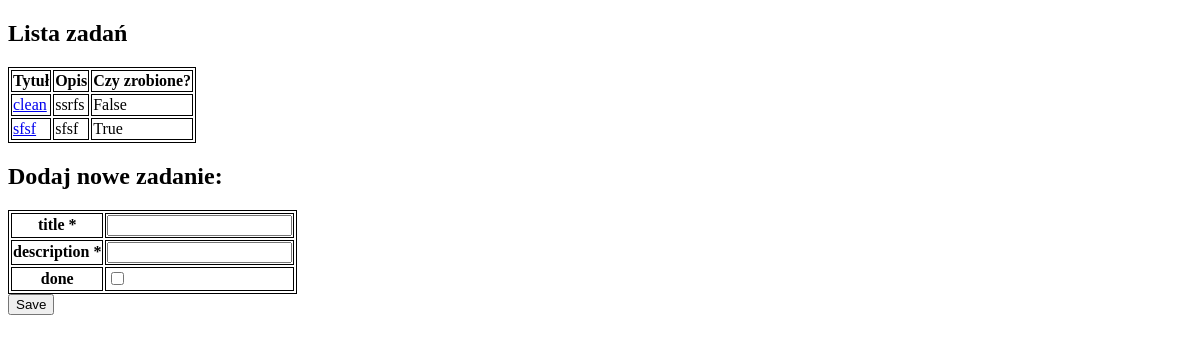
Page /todos/ on the earlier database version.
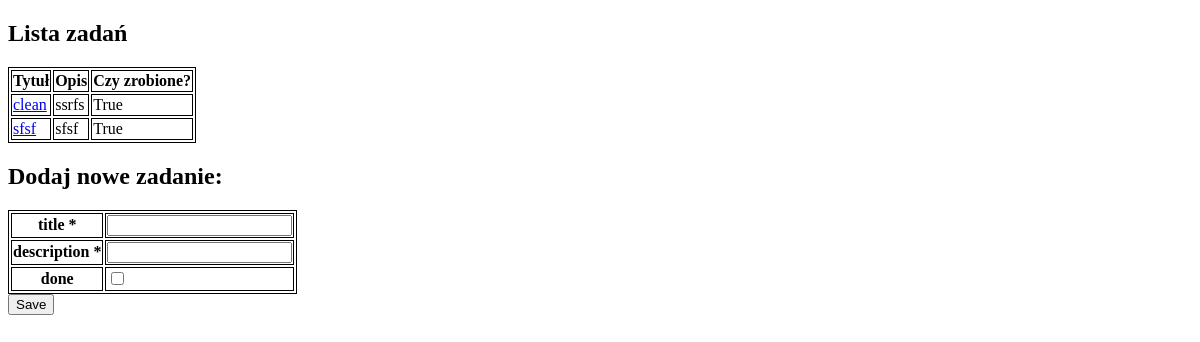
Same page on the later database version.
### tables this page shows
CREATE TABLE Todos (
            id integer PRIMARY KEY AUTOINCREMENT,
            title text NOT NULL,
            description text NOT NULL,
            done bool
        );

### todoapp.py (the view)
@app.route("/todos/", methods=["GET", "POST"])
def todos_list():
    form = TodoForm()
    error = ""
    if request.method == "POST":
        if form.validate_on_submit():
            todos.create(form.data)
        return redirect(url_for("todos_list"))
    return render_template("todos.html", form=form,
                           todos=todos.all(), error=error)

### forms.py
class TodoForm(FlaskForm):
    title = StringField('title', validators=[DataRequired()])
    description = StringField('description', validators=[DataRequired()])
    done = BooleanField('done')

### models.py (called while the page is built)
    def execute_sql(self, sql):
        try:
            self.cursor.execute(sql)
            self.connection.commit()
        except Error as e:
            print(e)

    def format_row(self, *rows):
        todos = []
        for row in rows:
            todos.append({
                "title": row[0],
                "description": row[1],
                "done": bool(row[2])})
        return todos

    def all(self):
        all_sql = """
        SELECT title, description, done
        FROM Todos
        """
        self.execute_sql(all_sql)
        return self.format_row(*self.cursor.fetchall())

### templates/todos.html (shortened to what this page needs)
<!DOCTYPE html>
<html lang="en">
<head>
</head>
<h2>Lista zadań</h2>
<table>
    <thead>
    <th>Tytuł</th>
    <th>Opis</th>
    <th>Czy zrobione?</th>
    </thead>
{% for todo in todos %}
    <tr>
        <td><a href="/todos/{{ loop.index }}">{{ todo.title }}</a></td>
        <td>{{ todo.description }}</td>
        <td>{{ todo.done }}</td>
    </tr>
{% endfor %}
</table>
<div>
    <h2> Dodaj nowe zadanie: </h2>
    <form method="POST" action="/todos/">
        <table>
            {% for field in form if field.widget.input_type != 'hidden' %}
                <tr>
                    <th>{{ field.label }} {% if field.flags.required %}*{% endif %}</th>
                    <td>{{ field }}</td>
                </tr>
            {% endfor %}
        </table>
        <input type="submit" value="Save">
    </form>
</div>
</body>
</html>

### templates/todos.html (style rules this page uses)
table, th, tr, td { border: 1px solid black; }

Differences in the rows shown:
changed Todos "clean": done "False" → "True"
